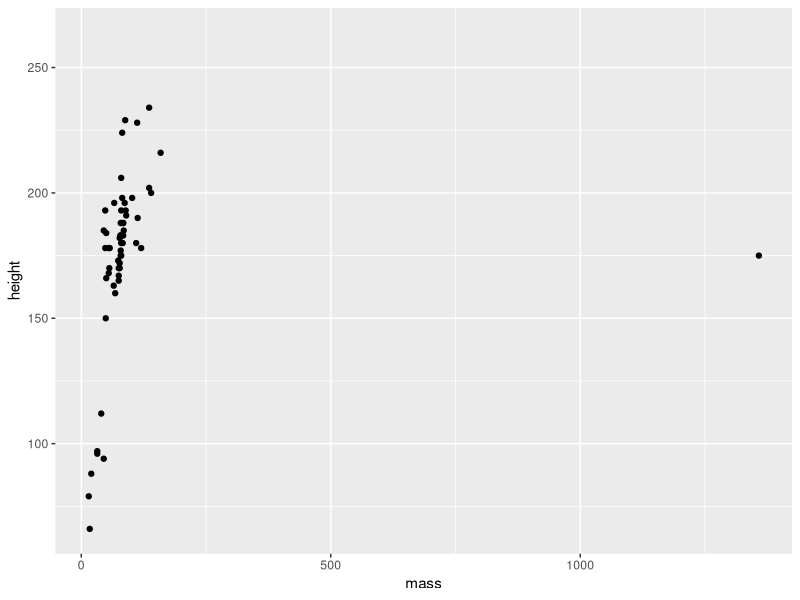
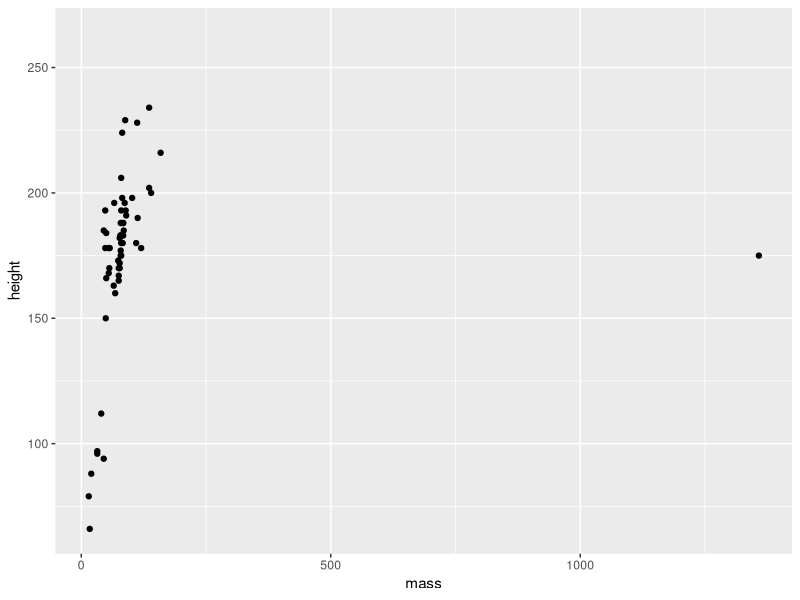

The R script that drew these images, in order:
## ---- chunk 1
knitr::opts_chunk$set(
	echo = TRUE,
	message = FALSE,
	warning = FALSE
)
library(tidyverse)
## ---- chunk 2
ggplot(data = starwars, aes(x = mass, y = height)) +
  geom_point()
## ---- chunk 3
ggplot(data = starwars, aes(x = mass, y = height)) +
  geom_point()
